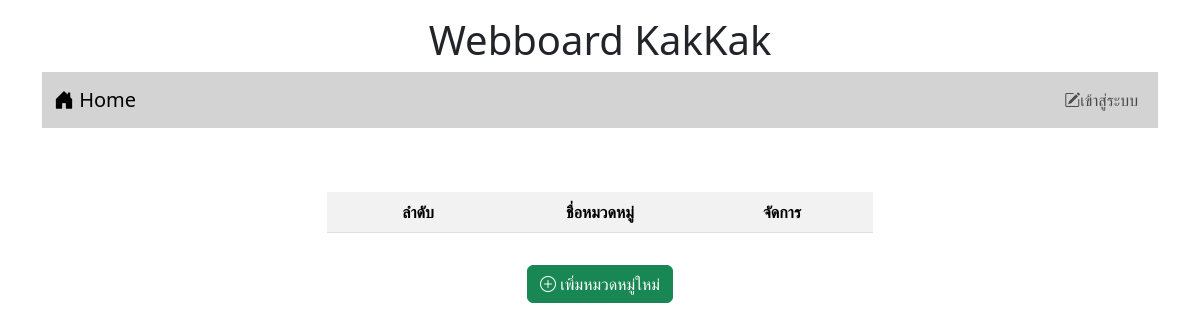
Before: /category.php with the older database file.
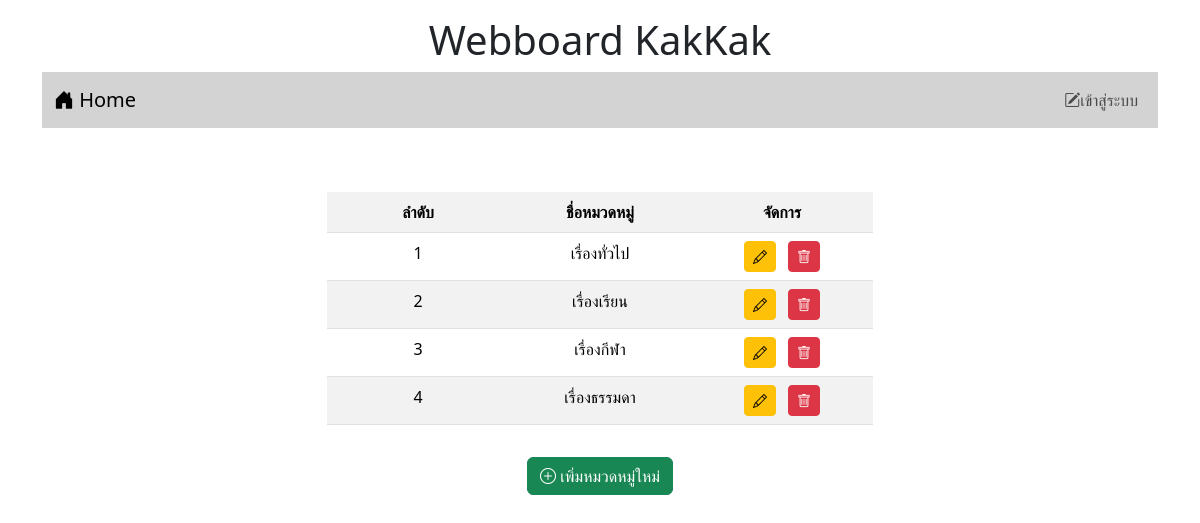
After: the same page with the newer database file.
### tables this page shows
CREATE TABLE `category` (
  `id` int(11) NOT NULL,
  `name` varchar(32) NOT NULL
);

### category.php (the view, shortened to what this page needs)
<!DOCTYPE html>
<html lang="en">
<head>
    <link href="https://cdn.jsdelivr.net/npm/bootstrap@5.3.3/dist/css/bootstrap.min.css" rel="stylesheet">
    <link rel="stylesheet" href="https://cdn.jsdelivr.net/npm/bootstrap-icons@1.11.3/font/bootstrap-icons.min.css">
</head>
<body>
    <div class="container-lg">
        <H1 style="text-align: center;" class="mt-3"> Webboard KakKak </H1>
        <?php include "nav.php" ?>
        <div class="row mt-4">
            <div class="col-sm-10 col-md-8 col-lg-6 mx-auto">
                <table class="table table-striped mt-4">
                    <?php
                        $conn=new PDO("mysql:host=localhost;dbname=webboard;charset=utf8","root","");
                        $sql = "SELECT t3.id AS category_id, t3.name AS category_name
                                FROM category AS t3
                                ORDER BY t3.id";
                        $result=$conn->query($sql);
                        echo "<table class='table table-striped' style='width: 100%; table-layout: fixed;'>
                                <tr>
                                    <th class='text-center'>ลำดับ</th>
                                    <th class='text-center'>ชื่อหมวดหมู่</th>
                                    <th class='text-center'>จัดการ</th>
                                </tr>";
                        while($row = $result->fetch()){
                            echo "
                                <tr>
                                    <td class='text-center'>$row[0]</td>
                                    <td class='text-center'>$row[1]</td>
                                    <td class='text-center'>
                                        <a href='editcategory.php?id={$row[0]}' class='btn btn-warning btn-sm float-center me-2'><i class='bi bi-pencil'></i></a>
                                        <a href='deletecategory.php?id={$row[0]}' class='btn btn-danger btn-sm float-center' onclick='return myFunction();'><i class='bi bi-trash'></i></a>
                                    </td>
                                </tr>";
                        }
                        echo "</table>";
                        echo "<center><button type='button' class='btn btn-success mt-3' data-bs-toggle='modal' data-bs-target='#addCategoryModal'>
                                <i class='bi bi-plus-circle'></i> เพิ่มหมวดหมู่ใหม่
                            </button></center>";
                    ?>
                </table>
            </div>
        </div>
    </div>
</body>
</html>

Changed rows visible on the page:
added category: id "1", name "เรื่องทั่วไป"
added category: id "2", name "เรื่องเรียน"
added category: id "3", name "เรื่องกีฬา"
added category: id "4", name "เรื่องธรรมดา"
